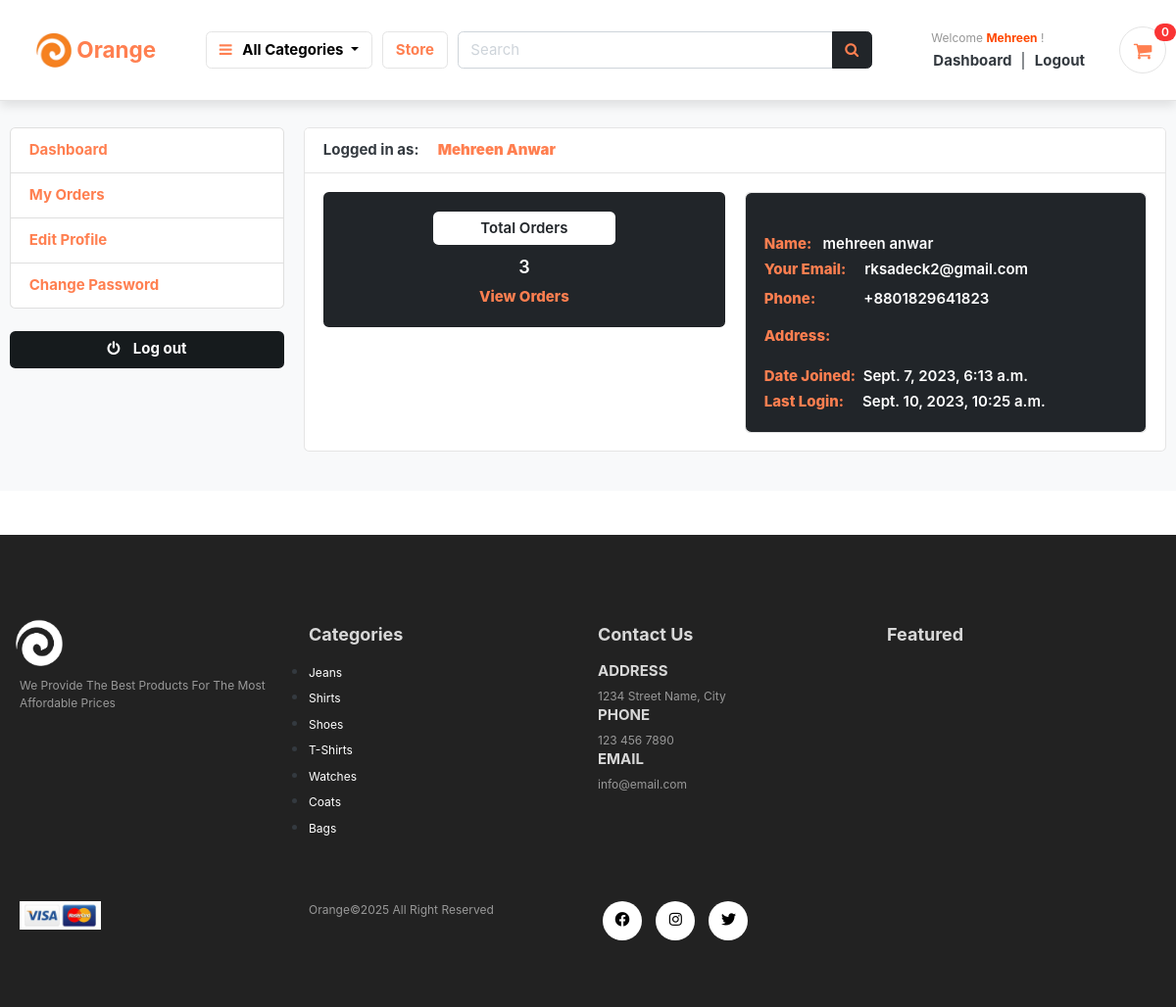
Page /accounts/dashboard/ (signed in) on the committed database.
### accounts/models.py (models this page shows, shortened)
class Account(AbstractBaseUser):
    first_name      = models.CharField(max_length=50)
    last_name       = models.CharField(max_length=50)
    username        = models.CharField(max_length=50, unique=True)
    email           = models.EmailField(max_length=100, unique=True)
    phone_number    = models.CharField(max_length=50)
    date_joined     = models.DateTimeField(auto_now_add=True)
    last_login      = models.DateTimeField(auto_now=True)
    is_admin        = models.BooleanField(default=False)
    is_staff        = models.BooleanField(default=False)
    is_active        = models.BooleanField(default=False)
    is_superadmin        = models.BooleanField(default=False)
    USERNAME_FIELD = 'email'
    REQUIRED_FIELDS = ['username', 'first_name', 'last_name']
    objects = MyAccountManager()
    def full_name(self):
        return f'{self.first_name} {self.last_name}'

### category/models.py (models this page shows, shortened)
class Category(models.Model):
    category_name = models.CharField(max_length=50, unique=True)
    slug = models.SlugField(max_length=100, unique=True)
    description = models.TextField(max_length=255, blank=True)
    cat_image = models.ImageField(upload_to='photos/categories', blank=True)
    class Meta:
        verbose_name = 'category'
        verbose_name_plural = 'categories'
    def get_url(self):
        return reverse('products_by_category', args=[self.slug])

### accounts/views.py (the view)
# urls.py: path('dashboard/', views.dashboard, name='dashboard'),
@login_required(login_url = 'login')
def dashboard(request):
    orders = Order.objects.order_by('-created_at').filter(user_id=request.user.id, is_ordered=True)
    orders_count = orders.count()
    try:
        userprofile = UserProfile.objects.get(user=request.user)
    except ObjectDoesNotExist:
        userprofile = UserProfile.objects.create(user=request.user)
    context = {
        'orders_count': orders_count,
        'userprofile': userprofile,
    }
    return render(request, 'accounts/dashboard.html', context)

### cart/context_processors.py (called while the page is built)
def counter(request):
    cart_count = 0
    if 'admin' in request.path:
        return {}
    else:
        try:
            cart = Cart.objects.filter(cart_id=_cart_id(request))
            if request.user.is_authenticated:
                cart_items = CartItem.objects.all().filter(user=request.user)
            else:
                cart_items = CartItem.objects.all().filter(cart=cart[:1])
            for cart_item in cart_items:
                cart_count += cart_item.quantity
        except Cart.DoesNotExist:
            cart_count = 0
    return dict(cart_count=cart_count)

### cart/views.py (called while the page is built)
def _cart_id(request):
    cart = request.session.session_key
    if not cart:
        cart = request.session.create()
    return cart

### category/context_processors.py (called while the page is built)
def menu_links(request):
    links = Category.objects.all()
    return dict(links=links)

### accounts/templates/accounts/dashboard.html (shortened to what this page needs)
{% extends 'base.html' %}
{% block content %}
<section class="section-conten padding-y bg">
<div class="container mt-5 pt-5">
	<div class="row">
	{% include 'accounts/dashboard_sidebar.html' %}
	<main class="col-md-9">
		<article class="card">
		<header class="card-header">
			<strong class="d-inline-block mr-3">Logged in as:</strong>
			<span style="color:coral;font-weight:900;" class="text-capitalize">{{user.full_name}}</span>
		</header>
		<div class="card-body">
			<div class="row">
			<div class="col-md-6">
				<div class="card bg-dark text-white" style="text-align:center;">
					<div class="card-body">
						<h5 class="card-title font-weight-bold bg-white text-dark rounded py-2 w-50 mx-auto">Total Orders</h5>
						<h4>{{orders_count}}</h4>
						<a href="{% url 'my_orders' %}" style="color:coral;font-weight:800;" class="link">View Orders</a>
					</div>
				</div>
			</div>
			<div class="col-md-6">
				<div class="card" style="text-align:center;">
					<div class="card-body d-flex justify-content-center align-items-start flex-column bg-dark text-white rounded">
						<p class="mb-0 font-weight-bold mt-4"><span style="color: coral;font-weight: 800;">Name:</span>&nbsp;&nbsp;&nbsp;{{user.first_name}}&nbsp;{{user.last_name}}</p>
						<p class="mb-0 font-weight-bold mt-1"><span style="color: coral;font-weight: 800;">Your Email:</span>&nbsp;&nbsp;&nbsp;&nbsp;&nbsp;{{user.email}}</p>
						<p class="font-weight-bold mt-2">
							<span style="color: coral;font-weight: 800;">Phone:</span> &nbsp;&nbsp;&nbsp;&nbsp;&nbsp;&nbsp;&nbsp;&nbsp;&nbsp;&nbsp;&nbsp;&nbsp;{{user.phone_number}}</p>
						<p class="font-weight-bold text-capitalize">
							<span style="color: coral;font-weight: 800;">Address:</span>
							{{ user.userprofile.address_line_1 }} {% if user.userprofile.address_line_2 %}{{ user.userprofile.address_line_2 }}{% endif %}</p>
							<p class="mb-0 font-weight-bold mt-1"><span style="color: coral;font-weight: 800;">Date Joined:</span>
								&nbsp;{{user.date_joined}}</p>
							<p class="mb-0 font-weight-bold mt-1"><span style="color: coral;font-weight: 800;">Last Login:</span>
								&nbsp;&nbsp;&nbsp;&nbsp;{{user.last_login}}</p>
					</div>
				</div>
			</div>
			</div>
		</div>
		</article>
	</main>
</div>
</div>
</section>
{% endblock %}

### templates/includes/navbar.html (shortened to what this page needs)
{% load static %}
<header class="section-header sticky-navbar">
    <section class="header-main border-bottom py-4" style="box-shadow: 0 5px 10px rgba(0,0,0,0.1);">
    <div class="container">
      <div class="row align-items-center">
        <div class="col-lg-2 col-md-3 col-6">
          <a href="{% url 'home' %}" class="brand-wrap">
            <div class="d-flex justify-content-center align-items-center"
              style="background-color: transparent; transition: background-color 0.3s, border-radius 0.3s, padding 0.3s; border-radius: 50px; padding: 10px 15px;"
              onmouseover="this.style.backgroundColor='#343a40'; this.getElementsByTagName('img')[0].classList.add('logo-brightness-change'); this.getElementsByTagName('h2')[0].style.color='#ff4800';"
              onmouseout="this.style.backgroundColor='transparent'; this.getElementsByTagName('img')[0].classList.remove('logo-brightness-change'); this.getElementsByTagName('h2')[0].style.color='coral';">
              <img src="{% static 'images/icons/logo.jpeg' %}" alt="Orange Store Logo" class="w-25" />
              <h2 style="color: coral; margin: 3px 5px; font-size: 1.5rem;"><span style="font-weight: bold;">Orange</span></h2>
            </div>
          </a>
        </div>
        <div class="col-lg col-sm col-md col-6 flex-grow-0">
          <div class="category-wrap dropdown d-inline-block float-right">
            <button
              type="button"
              class="btn btn-light dropdown-toggle"
              data-toggle="dropdown"
              style="background-color: transparent; color: black"
              onmouseover="this.style.backgroundColor='#343a40'; this.getElementsByTagName('i')[0].style.color='#ff4800'; this.style.color='white';"
              onmouseout="this.style.backgroundColor='transparent'; this.getElementsByTagName('i')[0].style.color='coral'; this.style.color='black';"
            >
              <i class="fa fa-bars" style="color: coral"></i><span class="capitalize" style="font-weight:bold;">&nbsp;&nbsp;&nbsp;All categories</span>
            </button>
          </div>
        </div>
        <a href="{% url 'store' %}" class="btn btn-outline-light"
          style="font-weight: bold; background-color: white; transition: background-color 0.3s; color: coral;"
          onmouseover="this.style.backgroundColor='#343a40'; this.style.color='#ff4800';"
          onmouseout="this.style.backgroundColor='white'; this.style.color='coral';">
          Store
        </a>
        <div class="col-lg col-md-6 col-sm-12 col">
          <form action="{% url 'search' %}" class="search" method="GET">
            <div class="input-group w-100">
              <input
                type="text"
                class="form-control"
                style="width: 60%"
                placeholder="Search"
                name="keyword"
              />
              <div class="input-group-append">
                <button class="btn btn-dark search-btn" type="submit" onmouseover="this.querySelector('.fa-search').style.color='#ff4800';"
                  style="color:#343a40"
                  onmouseout="this.querySelector('.fa-search').style.color='coral';">
                  <i class="fa fa-search" style="color: coral;"></i>
                </button>
              </div>
            </div>
          </form>
        </div>
        <div class="col-lg-3 col-sm-6 col-8 order-2 order-lg-3">
          <div class="d-flex justify-content-end mb-3 mb-lg-0">
            {% if user.id is None %}
            <div class="widget-header">
              <small class="title text-muted welcome-guest">Welcome <span class=""
                style="color:blue;font-weight:bold;text-transform: capitalize;">Guest</span> !</small>
              <div>
                <a href="{% url 'login' %}" class="dashboard-text">Login</a>
                <span class="dark-transp"> | </span>
                <a href="{% url 'register' %}"> <span  class="register-text">Register</span></a>
              </div>
            </div>
            {% else %}
            <div class="widget-header">
              <a href="{% url 'dashboard' %}">
                <small class="title text-muted welcome-user">Welcome <span class=""
                  style="color:#ff4800;font-weight:bold;text-transform: capitalize;">{{user.first_name}}</span> !</small>
              </a>
              <div>
                <a href="{% url 'dashboard' %}"><span class="dashboard-text">Dashboard</span></a>
                <span class="dark-transp"> | </span>
                <a href="{% url 'logout' %}"><span class="logout-text">Logout</span></a>
              </div>
            </div>
            {% endif %}
            <a href="{% url 'cart' %}" class="widget-header pl-3 ml-3 cart-icon-ancor">
              <div class="icon icon-sm rounded-circle border cart-icon-div">
                <i class="fa fa-shopping-cart cart-icon"></i>
              </div>
              <span class="badge badge-pill badge-danger notify"
                >{{cart_count}}</span
              >
            </a>
          </div>
        </div>
      </div>
    </div>
  </section>
</header>

### templates/includes/footer.html (shortened to what this page needs)
{% load static %}
   <footer class="mt-5 py-5">
        <div class="row container mx-auto pt-5">
          <div class="footer-one col-lg-3 col-md-6 col-sm-12">
			<a href="{% url 'home' %}">
				<img class="logo" src="{% static 'images/icons/payment.png' %}" style="filter:grayscale(100%) brightness(2);transform:scale(1.2)"/>
			</a>
            <p class="pt-3 text-capitalize">We provide the best products for the most affordable prices</p>
          </div>
          <div class="footer-one col-lg-3 col-md-6 col-sm-12">
           <h5 class="pb-2">Categories</h5>
		   <ul>
			{% for category in links %}
			<li>
				<a
				class="link"
				href="{{ category.get_url }}"
				style="color: white"
				onmouseover="this.style.color='black';"
				onmouseout="this.style.color='white';"
				>{{ category.category_name }}</a
			  >
			</li>
			{% empty %}
            <div class="container text-center mt-5 py-5">
                <p>No "New" products available at the moment.</p>
            </div>
			{% endfor %}
		   </ul>
          </div>
          <div class="footer-one col-lg-3 col-md-6 col-sm-12">
            <h5 class="pb-2">Contact Us</h5>
            <div>
              <h6 class="text-uppercase">Address</h6>
              <p>1234 Street Name, City</p>
            </div>
            <div>
              <h6 class="text-uppercase">Phone</h6>
              <p>123 456 7890</p>
            </div>
            <div>
              <h6 class="text-uppercase">Email</h6>
              <p>info@email.com</p>
            </div>
          </div>
          <div class="footer-one col-lg-3 col-md-6 col-sm-12">
            <h5 class="pb-2">Featured</h5>
          </div>
        </div>
        <div class="copyright mt-5">
          <div class="row container mx-auto">
            <div class="col-lg-3 col-md-5 col-sm-12 mb-4">
              <img src="{% static 'images/icons/payment.jpeg' %}"/>
            </div>
            <div class="col-lg-3 col-md-5 col-sm-12 mb-4 text-nowrap mb-2">
              <p>Orange©2025 All Right Reserved</p>
            </div>
            <div class="col-lg-3 col-md-5 col-sm-12 mb-4">
             <a href="#"><i class="fab fa-facebook"></i></a>
             <a href="#"><i class="fab fa-instagram"></i></a>
             <a href="#"><i class="fab fa-twitter"></i></a>
            </div>
          </div>
        </div>
    </footer>

### static/css/ui.css (style rules this page uses)
html { font-family: "Inter", sans-serif; font-size: 15px; }
.icon-xs, .icon-sm, .icon-md, .icon-lg { display: inline-block; text-align: center; flex-shrink: 0; flex-grow: 0; }
.icon-sm { width: 48px; height: 48px; line-height: 48px !important; font-size: 20px; }
.padding-y { padding-top: 40px; padding-bottom: 40px; }
article:after, .form-group:after { display: block; clear: both; content: ""; }
.bg { background-color: #f8f9fa; }
.bg-white { background-color: #fff; }
p:last-child { margin-bottom: 0; }
.header-main { position: relative; padding-top: 1rem; padding-bottom: 1rem; }
.widget-header { display: inline-block; vertical-align: middle; position: relative; }
.widget-header a { color: #343a40; }
.widget-header i { color: #969696; }
.widget-header .title { display: block; }
.widget-header .notify { position: absolute; top: -3px; right: -10px; }
.btn-light { background-color: #fff; border-color: #e4e4e4; }
.btn-light i { color: #969696; }
.notify { position: absolute; top: -4px; right: -10px; display: inline-block; padding: 0.25em 0.6em; font-size: 12px; line-height: 1; text-align: center; border-radius: 3rem; color: #fff; background-color: #fa3434; }

### static/css/style.css (style rules this page uses)
* { margin: 0; padding: 0; box-sizing: border-box; }
h2 { font-size: 1.8rem; font-weight: 600; }
h4 { font-size: 1.2rem; font-weight: 600; }
h5 { font-size: 1rem; font-weight: 400; }
h6 { color:#D8D8D8; }
button { font-size: 0.8rem; font-weight: 900; outline: none; border: none; background-color: #1d1d1d; color:aliceblue; padding: 13px 30px; text-transform: uppercase; cursor: pointer; transition: 0.5s ease; }
footer { background-color: #222222; }
footer h5 { color:#D8D8D8; font-weight: 700; font-size: 1.2rem; }
footer li { padding-bottom: 4px; }
footer li a { font-size: 0.8rem; color:#999; text-decoration: none; }
footer .copyright a { color: #000; height: 40px; width: 40px; background-color: #fff; display: inline-block; text-align: center; line-height: 38px; border-radius: 50%; transition: 0.3s ease; margin: 0 5px; }
footer p { color: #999; font-size:0.8rem; }
footer .copyright img { width: 30%; }
.logo { width: 40px; height: 40px;; }

### templates/base.html (style rules this page uses)
.sticky-navbar { position: fixed; top: 0; left: 0; right: 0; background-color: white; z-index: 1000; }
.capitalize { text-transform: capitalize; }
.welcome-user { padding: 3px; width: max-content; border-radius: 3px; }
.dashboard-text { padding: 5px; border-radius: 3px; font-weight: bold; }
.logout-text { padding: 5px; border-radius: 3px; font-weight: bold; }
.cart-icon-div { background-color: #343a40; }
.cart-icon-ancor { text-decoration: none; color: none; }
.cart-icon-div { background-color: transparent; transition: background-color 0.3s ease; }
.cart-icon { color: inherit; transition: color 0.3s ease; }

### rows in the picture
Account: first_name "Mehreen", full_name "Mehreen Anwar", first_name "mehreen", last_name "anwar", email "rksadeck2@gmail.com", phone_number "+8801829641823", date_joined "Sept. 7, 2023, 6:13 a.m.", last_login "Sept. 10, 2023, 10:25 a.m."
Category: category_name "Jeans"
Category: category_name "Shirts"
Category: category_name "Shoes"
Category: category_name "T-Shirts"
Category: category_name "Watches"
Category: category_name "Coats"
Category: category_name "Bags"

### other values in the picture
{{ cart_count }} "0"
{{ orders_count }} "3"
